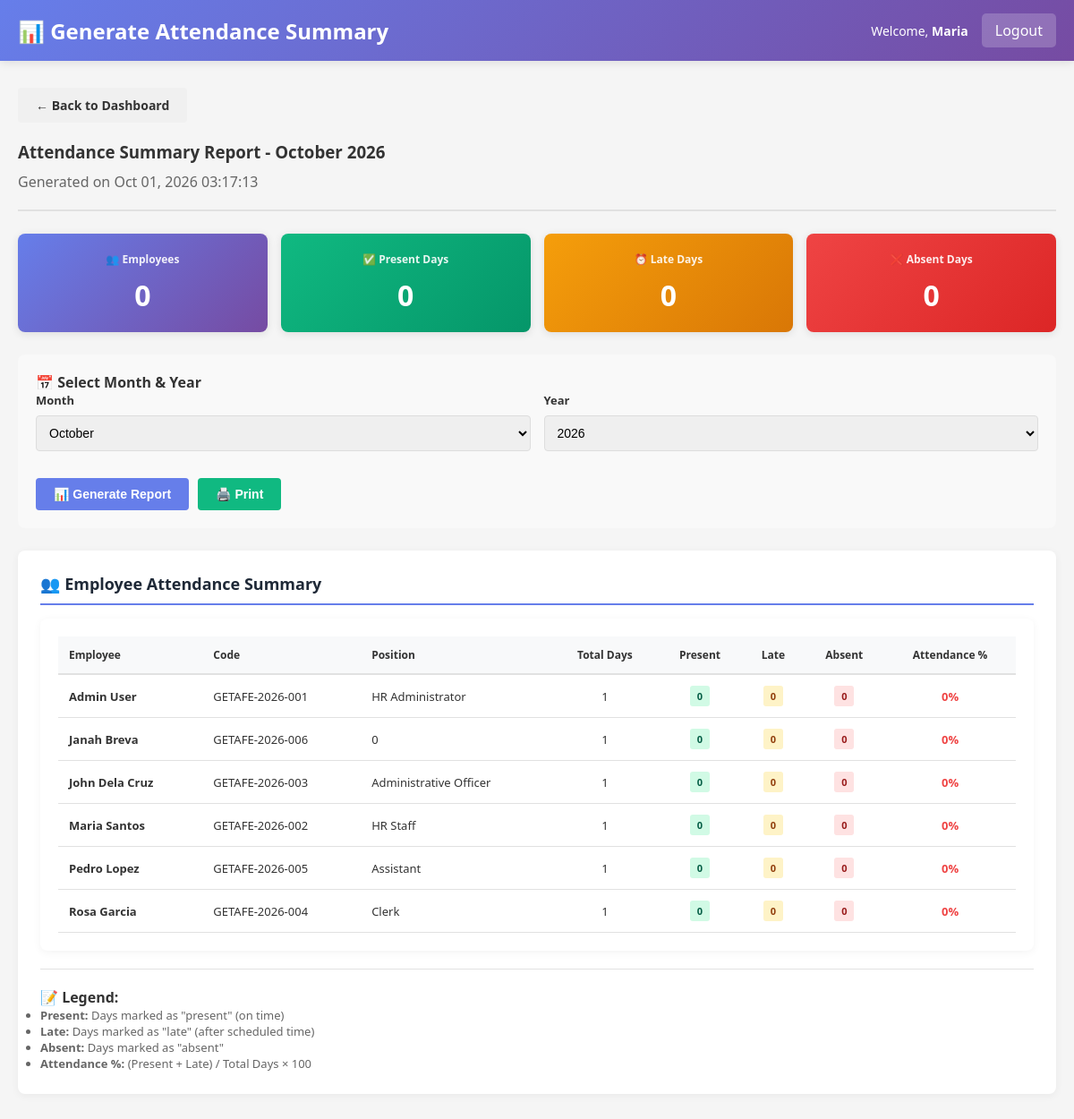
Page /staff/attendance_summary.php (signed in) on the earlier database version.
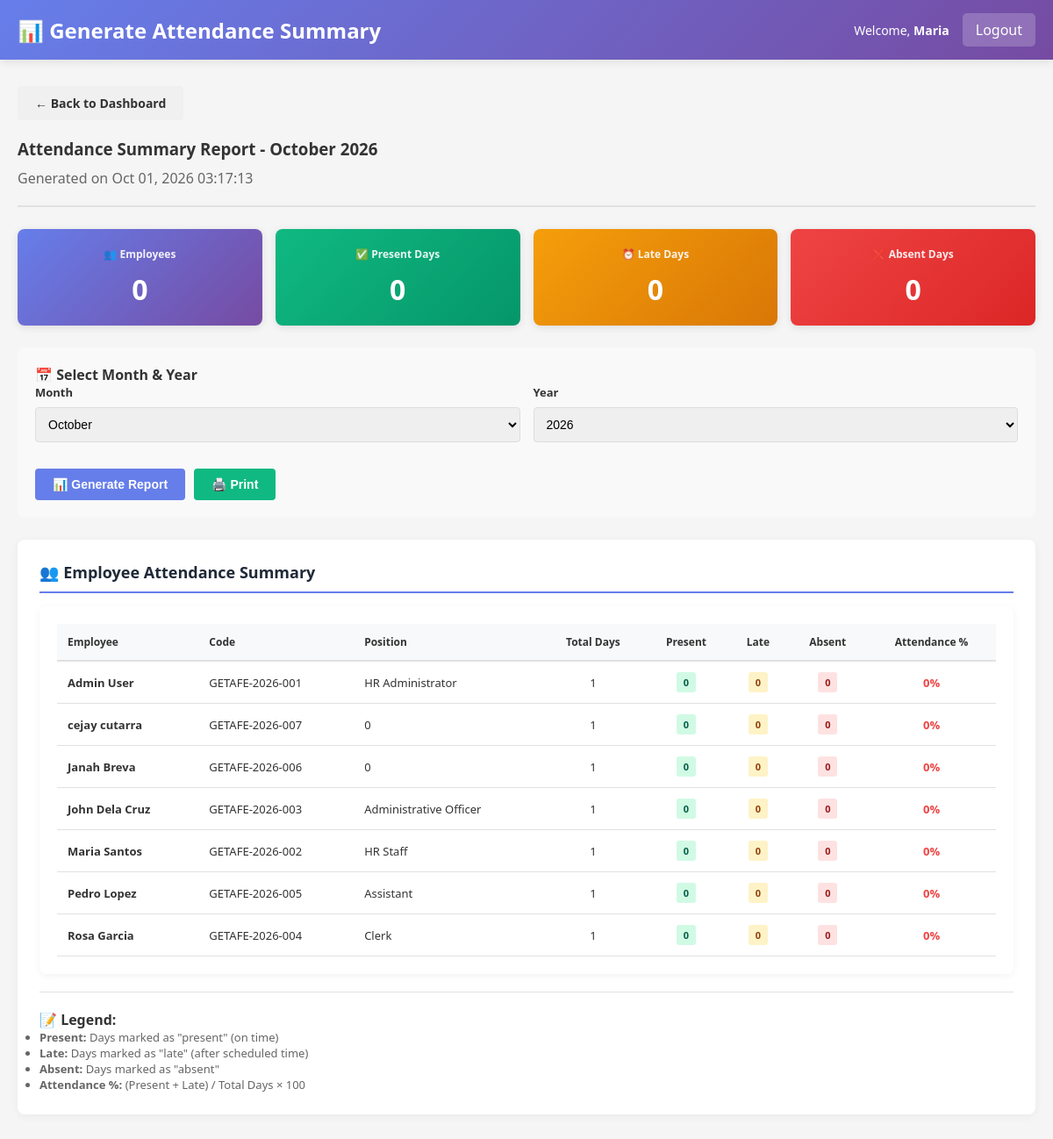
Same page on the later database version.
### tables this page shows
CREATE TABLE `employees` (
  `employee_id` int(11) NOT NULL AUTO_INCREMENT,
  `employee_code` varchar(20) NOT NULL,
  `first_name` varchar(50) NOT NULL,
  `last_name` varchar(50) NOT NULL,
  `email` varchar(100) NOT NULL,
  `phone` varchar(20) DEFAULT NULL,
  `position` varchar(100) DEFAULT NULL,
  `salary` decimal(10,2) DEFAULT NULL,
  `date_hired` date DEFAULT NULL,
  `status` enum('active','inactive') DEFAULT 'active',
  `created_at` timestamp NOT NULL DEFAULT current_timestamp(),
  `updated_at` timestamp NOT NULL DEFAULT current_timestamp() ON UPDATE current_timestamp(),
  `department` varchar(100) DEFAULT NULL,
  `qr_code` varchar(255) DEFAULT NULL,
  `qr_generated_date` datetime DEFAULT NULL,
  PRIMARY KEY (`employee_id`),
  UNIQUE KEY `employee_code` (`employee_code`),
  UNIQUE KEY `email` (`email`)
);

### includes/functions.php (called while the page is built, shortened)
<?php
function get_employee_info($conn, $employee_id) {
    $stmt = $conn->prepare("SELECT * FROM employees WHERE employee_id = ? LIMIT 1");
    $stmt->bind_param("i", $employee_id);
    $stmt->execute();
    $res = $stmt->get_result();
    $row = $res->fetch_assoc();
    return $row ?: null;
}
?>

### staff/attendance_summary.php (the view, shortened to what the changed rows need)
<?php
require_once '../config/database.php';
require_once '../includes/functions.php';
$staff = get_employee_info($conn, $_SESSION['employee_id']);
$report_month = isset($_GET['month']) ? (int)$_GET['month'] : date('m');
$report_year = isset($_GET['year']) ? (int)$_GET['year'] : date('Y');
$report_month = max(1, min(12, $report_month));
$report_year = max(2020, min(date('Y'), $report_year));
$month_start = date('Y-m-d', mktime(0, 0, 0, $report_month, 1, $report_year));
$month_end = date('Y-m-d', mktime(0, 0, 0, $report_month + 1, 0, $report_year));
$employee_summary = $conn->query(
    "SELECT
        e.employee_id,
        e.first_name,
        e.last_name,
        e.employee_code,
        e.position,
        COUNT(*) as total_days,
        SUM(CASE WHEN a.status = 'present' THEN 1 ELSE 0 END) as present_days,
        SUM(CASE WHEN a.status = 'late' THEN 1 ELSE 0 END) as late_days,
        SUM(CASE WHEN a.status = 'absent' THEN 1 ELSE 0 END) as absent_days
    FROM employees e
    LEFT JOIN attendance a ON e.employee_id = a.employee_id AND a.attendance_date BETWEEN '{$month_start}' AND '{$month_end}'
    WHERE e.status = 'active'
    GROUP BY e.employee_id, e.first_name, e.last_name, e.employee_code, e.position
    ORDER BY e.first_name, e.last_name"
)->fetch_all(MYSQLI_ASSOC);
?>
<!DOCTYPE html>
<html lang="en">
<head>
    <link rel="stylesheet" href="../assets/css/style.css">
</head>
<body>
    <div class="navbar">
        <h2>📊 Generate Attendance Summary</h2>
        <div class="navbar-user">
            <span>Welcome, <strong><?php echo htmlspecialchars($staff['first_name']); ?></strong></span>
        </div>
    </div>
    <div class="container">
        <div class="card">
            <?php if (!empty($employee_summary)): ?>
            <div class="table-container">
                <table>
                    <thead>
                        <tr>
                            <th>Employee</th>
                            <th>Code</th>
                            <th>Position</th>
                            <th style="text-align: center;">Total Days</th>
                            <th style="text-align: center;">Present</th>
                            <th style="text-align: center;">Late</th>
                            <th style="text-align: center;">Absent</th>
                            <th style="text-align: center;">Attendance %</th>
                        </tr>
                    </thead>
                    <tbody>
                        <?php foreach ($employee_summary as $emp): ?>
                        <tr>
                            <td><strong><?php echo htmlspecialchars($emp['first_name'] . ' ' . $emp['last_name']); ?></strong></td>
                            <td><?php echo htmlspecialchars($emp['employee_code']); ?></td>
                            <td><?php echo htmlspecialchars($emp['position'] ?? '-'); ?></td>
                            <td style="text-align: center;"><?php echo (int)$emp['total_days']; ?></td>
                            <td style="text-align: center;">
                                <span class="badge badge-success"><?php echo (int)$emp['present_days']; ?></span>
                            </td>
                            <td style="text-align: center;">
                                <span class="badge badge-warning"><?php echo (int)$emp['late_days']; ?></span>
                            </td>
                            <td style="text-align: center;">
                                <span class="badge badge-danger"><?php echo (int)$emp['absent_days']; ?></span>
                            </td>
                            <td style="text-align: center;">
                                <?php
                                    $attendance_rate = $emp['total_days'] > 0 ? (($emp['present_days'] + $emp['late_days']) / $emp['total_days'] * 100) : 0;
                                    $rate_color = $attendance_rate >= 90 ? '#10b981' : ($attendance_rate >= 75 ? '#f59e0b' : '#ef4444');
                                ?>
                                <strong style="color: <?php echo $rate_color; ?>;"><?php echo round($attendance_rate, 1); ?>%</strong>
                            </td>
                        </tr>
                        <?php endforeach; ?>
                    </tbody>
                </table>
            </div>
            <?php else: ?>
            <p style="text-align: center; color: #999; padding: 30px;">No data available for the selected period</p>
            <?php endif; ?>
        </div>
    </div>
</body>
</html>

Differences in the rows shown:
added employees: first_name+last_name "cejay cutarra", employee_code "GETAFE-2026-007", position "0", total_days "1", present_days "0", late_days "0", absent_days "0", attendance_rate "0"
